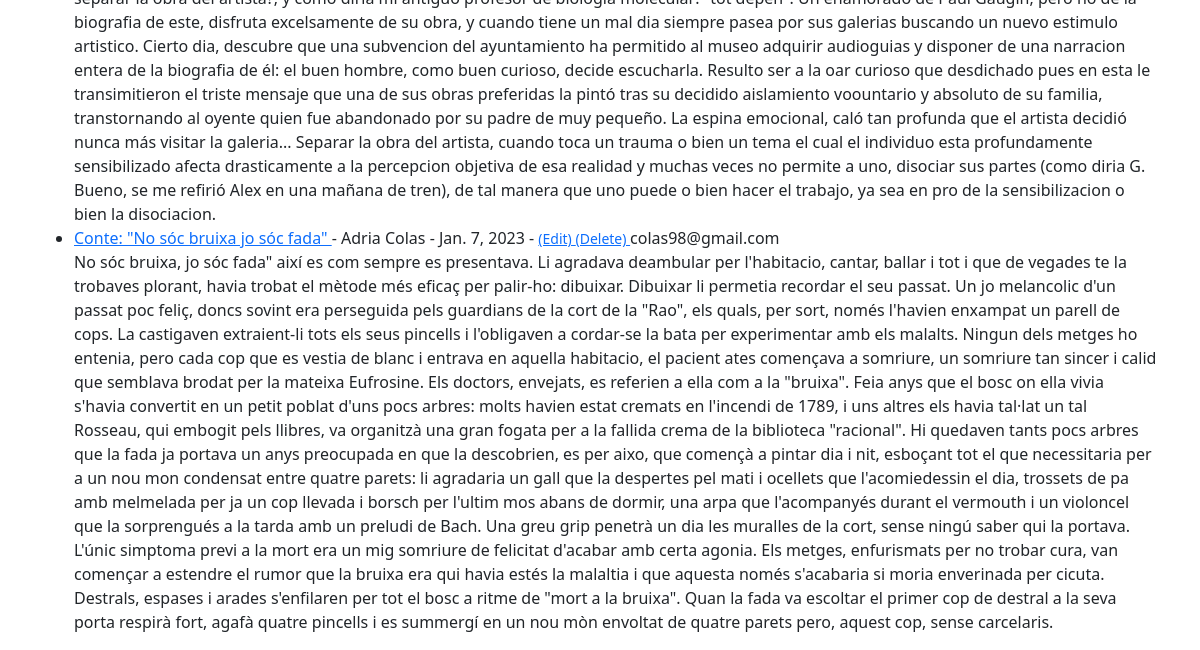
Before: / (lower part) with the older database file.
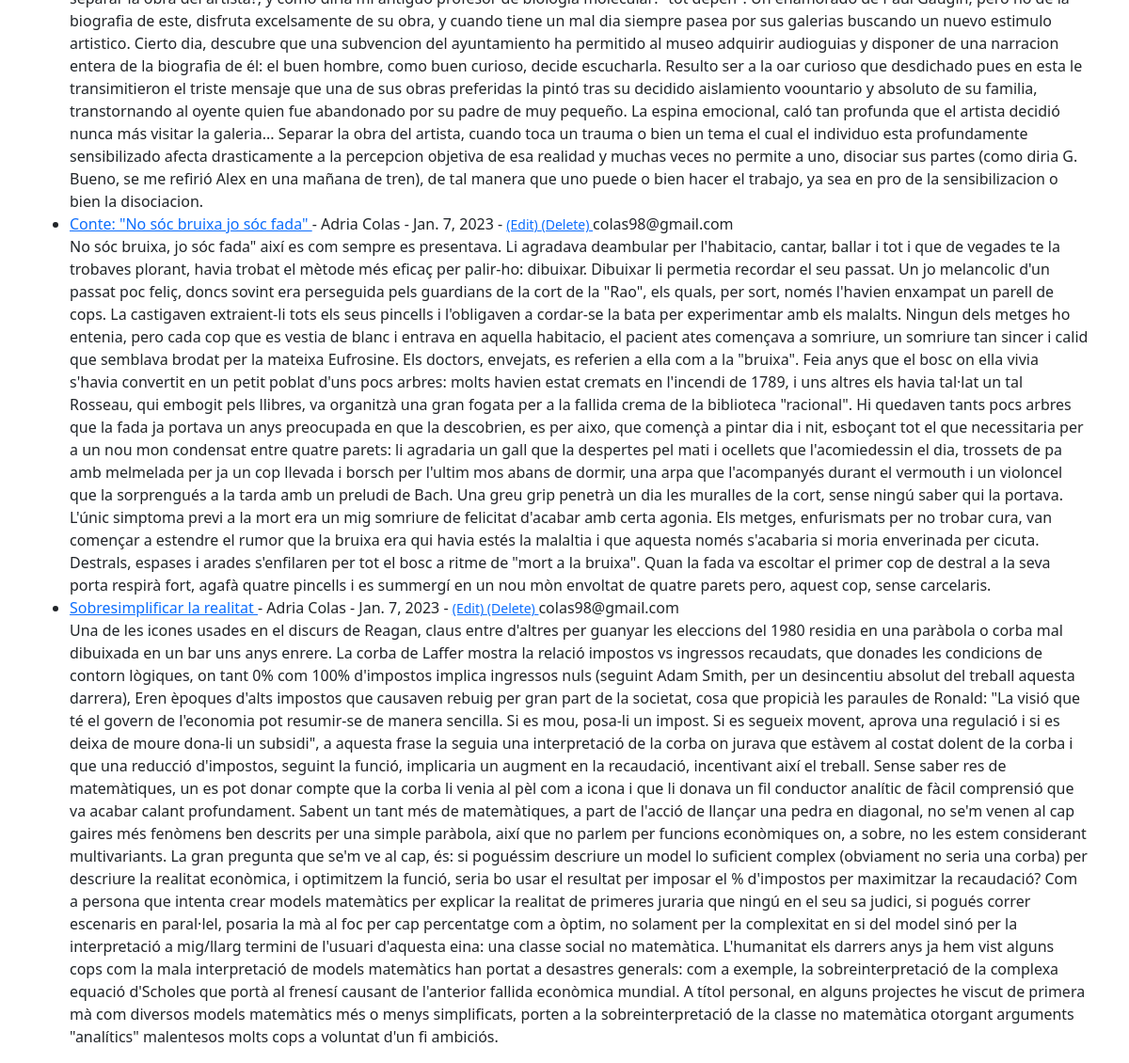
After: the same page with the newer database file.
### theblog/models.py (models this page shows, shortened)
class Post(models.Model):
    title = models.CharField(max_length=255)
    title_tag = models.CharField(max_length=255)
    author = models.ForeignKey(User, on_delete=models.CASCADE)
    body = models.TextField()
    post_date = models.DateField(auto_now_add=True)

### theblog/views.py (the view)
# urls.py: path('', HomeView.as_view(), name = "home"),
class HomeView(ListView):
    model = Post
    template_name = 'home.html'
    ordering = ['-post_date']

### theblog/templates/home.html (shortened to what this page needs)
{% extends 'base.html' %}
{% block content %}
<ul>
    {% for post in object_list %}
    <li><a href="{% url 'article-detail' post.pk %}"> {{ post.title }} </a>
        - {{ post.author.first_name }}
        {{post.author.last_name}} -
        {{post.post_date}} -
        <small>
            <a href="{% url 'update_post' post.pk %}">(Edit) </a>
            <a href="{% url 'delete_post' post.pk %}">(Delete) </a>
        </small> {{post.author.email}}<br/>
        {{ post.body }}
    </li>
    {% endfor %}
</ul>
{% endblock %}

Changed rows visible on the page:
added Post: title "Sobresimplificar la realitat", author.first_name "Adria", author.last_name "Colas", post_date "Jan. 7, 2023", author.email "colas98@gmail.com", body "Una de les icones usades en el discurs de Reagan, claus entre d'altres per guanyar les eleccions del 1980 residia en una paràbola o corba mal dibuixada en un bar uns anys enrere. La corba de Laffer mostra la relació impostos vs ingressos recaudats, que donades les condicions de contorn lògiques, on tant 0% com 100% d'impostos implica ingressos nuls (seguint Adam Smith, per un desincentiu absolut del treball aquesta darrera), Eren èpoques d'alts impostos que causaven rebuig per gran part de la societat, cosa que propicià les paraules de Ronald: \"La visió que té el govern de l'economia pot resumir-se de manera sencilla. Si es mou, posa-li un impost. Si es segueix movent, aprova una regulació…"
